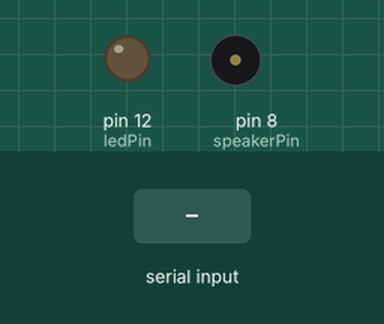
A sketch run on a simulated Arduino Uno, built with avr-gcc and run on an emulated ATmega328P. Shown: output pins drawn as LEDs (lit = HIGH), buzzer (waves = sounding). Inputs (shaded band) come from the test bench.

Above: at 1.2 s.
1.3 s: "D" received over Serial
At 1.9 s:
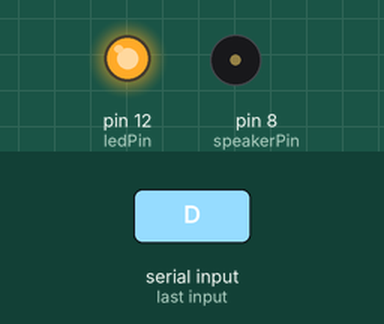
2.8 s: "Y" received over Serial
At 3.1 s:
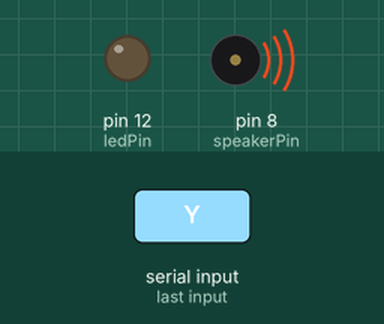
Timing chart, 0 to 5.8 s (numbered marks = the images above; inputs shaded):
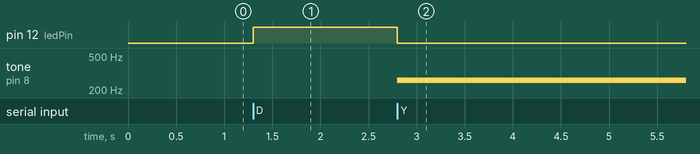

The sketch:

expression_sleepAlarm.ino
```cpp
const int ledPin = 12;    // 졸음 감지 시 켤 LED 핀 번호
const int speakerPin = 8; // 하품 감지 시 울릴 부저 핀 번호

void setup() {
  Serial.begin(9600);
  pinMode(ledPin, OUTPUT);
  pinMode(speakerPin, OUTPUT);
}

void loop() {
  if (Serial.available() > 0) {
    char signal = Serial.read();

    if (signal == 'D') {
      // 🛑 졸음 감지: LED 켜고 부저는 끄기
      digitalWrite(ledPin, HIGH);
      noTone(speakerPin);
    }
    else if (signal == 'Y') {
      // 🥱 하품 감지: 부저 울리고 LED는 끄기
      digitalWrite(ledPin, LOW);
      tone(speakerPin, 261);
    }
    else if (signal == '0') {
      // ✅ 정상 상태: 모두 끄기
      digitalWrite(ledPin, LOW);
      noTone(speakerPin);
    }
  }
}
```

Measured:
- after the input at 1.3 s, pin 12 (ledPin): LOW → HIGH at once
- after the input at 2.8 s, pin 12 (ledPin): HIGH → LOW at once; tone on pin 8 (speakerPin): silent → 261 Hz at once
